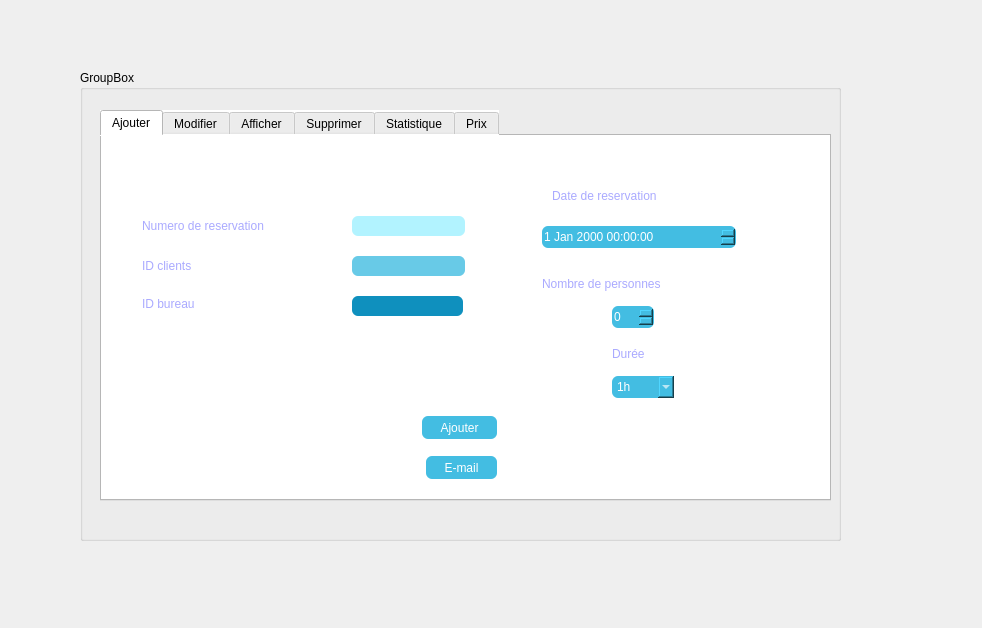
<?xml version="1.0" encoding="UTF-8"?>
<ui version="4.0">
 <class>Resrvation</class>
 <widget class="QDialog" name="Resrvation">
  <property name="geometry">
   <rect>
    <x>0</x>
    <y>0</y>
    <width>982</width>
    <height>628</height>
   </rect>
  </property>
  <property name="windowTitle">
   <string>Dialog</string>
  </property>
  <widget class="QGroupBox" name="groupBox">
   <property name="geometry">
    <rect>
     <x>80</x>
     <y>70</y>
     <width>761</width>
     <height>471</height>
    </rect>
   </property>
   <property name="title">
    <string>GroupBox</string>
   </property>
   <widget class="QTabWidget" name="tabWidget">
    <property name="geometry">
     <rect>
      <x>20</x>
      <y>40</y>
      <width>731</width>
      <height>391</height>
     </rect>
    </property>
    <property name="styleSheet">
     <string notr="true">background-color:rgb(255, 255, 255)</string>
    </property>
    <property name="currentIndex">
     <number>0</number>
    </property>
    <widget class="QWidget" name="tab_2">
     <attribute name="title">
      <string>Ajouter</string>
     </attribute>
     <widget class="QLabel" name="label">
      <property name="geometry">
       <rect>
        <x>40</x>
        <y>120</y>
        <width>121</width>
        <height>20</height>
       </rect>
      </property>
      <property name="styleSheet">
       <string notr="true">color :rgb(170, 170, 255);
font: 14pt &quot;MS Shell Dlg 2&quot;;</string>
      </property>
      <property name="text">
       <string>ID clients</string>
      </property>
     </widget>
     <widget class="QLineEdit" name="lineEdit">
      <property name="geometry">
       <rect>
        <x>250</x>
        <y>120</y>
        <width>113</width>
        <height>20</height>
       </rect>
      </property>
      <property name="styleSheet">
       <string notr="true">background-color:rgb(104, 202, 231);
  border-radius: 6px;
  border: none;
color:rgb(255, 255, 255);</string>
      </property>
     </widget>
     <widget class="QLabel" name="label_3">
      <property name="geometry">
       <rect>
        <x>450</x>
        <y>50</y>
        <width>181</width>
        <height>20</height>
       </rect>
      </property>
      <property name="styleSheet">
       <string notr="true">color :rgb(170, 170, 255);
font: 14pt &quot;MS Shell Dlg 2&quot;;</string>
      </property>
      <property name="text">
       <string>Date de reservation</string>
      </property>
     </widget>
     <widget class="QLabel" name="label_4">
      <property name="geometry">
       <rect>
        <x>40</x>
        <y>160</y>
        <width>111</width>
        <height>16</height>
       </rect>
      </property>
      <property name="styleSheet">
       <string notr="true">color :rgb(170, 170, 255);
font: 14pt &quot;MS Shell Dlg 2&quot;;</string>
      </property>
      <property name="text">
       <string>ID bureau</string>
      </property>
     </widget>
     <widget class="QLabel" name="label_5">
      <property name="geometry">
       <rect>
        <x>440</x>
        <y>140</y>
        <width>201</width>
        <height>16</height>
       </rect>
      </property>
      <property name="styleSheet">
       <string notr="true">color :rgb(170, 170, 255);
font: 14pt &quot;MS Shell Dlg 2&quot;;</string>
      </property>
      <property name="text">
       <string>Nombre de personnes</string>
      </property>
     </widget>
     <widget class="QSpinBox" name="spinBox_2">
      <property name="geometry">
       <rect>
        <x>510</x>
        <y>170</y>
        <width>42</width>
        <height>22</height>
       </rect>
      </property>
      <property name="styleSheet">
       <string notr="true">background-color:rgb(67, 189, 226);
  border-radius: 6px;
  border: none;
color:rgb(255, 255, 255);</string>
      </property>
     </widget>
     <widget class="QLabel" name="label_6">
      <property name="geometry">
       <rect>
        <x>510</x>
        <y>210</y>
        <width>71</width>
        <height>16</height>
       </rect>
      </property>
      <property name="styleSheet">
       <string notr="true">color :rgb(170, 170, 255);
font: 14pt &quot;MS Shell Dlg 2&quot;;</string>
      </property>
      <property name="text">
       <string>Durée</string>
      </property>
     </widget>
     <widget class="QComboBox" name="comboBox">
      <property name="geometry">
       <rect>
        <x>510</x>
        <y>240</y>
        <width>62</width>
        <height>22</height>
       </rect>
      </property>
      <property name="styleSheet">
       <string notr="true">background-color:rgb(67, 189, 226);
  border-radius: 6px;
  border: none;
color:rgb(255, 255, 255);</string>
      </property>
      <item>
       <property name="text">
        <string>1h</string>
       </property>
      </item>
      <item>
       <property name="text">
        <string>2h</string>
       </property>
      </item>
      <item>
       <property name="text">
        <string>4h  </string>
       </property>
      </item>
      <item>
       <property name="text">
        <string>1 jour</string>
       </property>
      </item>
      <item>
       <property name="text">
        <string>1 semaine</string>
       </property>
      </item>
      <item>
       <property name="text">
        <string>1 mois</string>
       </property>
      </item>
     </widget>
     <widget class="QLabel" name="label_29">
      <property name="geometry">
       <rect>
        <x>40</x>
        <y>80</y>
        <width>221</width>
        <height>20</height>
       </rect>
      </property>
      <property name="styleSheet">
       <string notr="true">color :rgb(170, 170, 255);
font: 14pt &quot;MS Shell Dlg 2&quot;;</string>
      </property>
      <property name="text">
       <string>Numero de reservation</string>
      </property>
     </widget>
     <widget class="QLineEdit" name="lineEdit_15">
      <property name="geometry">
       <rect>
        <x>250</x>
        <y>80</y>
        <width>113</width>
        <height>20</height>
       </rect>
      </property>
      <property name="styleSheet">
       <string notr="true">background-color:rgb(178, 243, 255);
  border-radius: 6px;
  border: none;
color:rgb(255, 255, 255);</string>
      </property>
     </widget>
     <widget class="QDateTimeEdit" name="dateTimeEdit">
      <property name="geometry">
       <rect>
        <x>440</x>
        <y>90</y>
        <width>194</width>
        <height>22</height>
       </rect>
      </property>
      <property name="styleSheet">
       <string notr="true">background-color:rgb(67, 189, 226);
  border-radius: 6px;
  border: none;
color:rgb(255, 255, 255);</string>
      </property>
     </widget>
     <widget class="QLineEdit" name="lineEdit_6">
      <property name="geometry">
       <rect>
        <x>250</x>
        <y>160</y>
        <width>111</width>
        <height>20</height>
       </rect>
      </property>
      <property name="styleSheet">
       <string notr="true">background-color:rgb(15, 144, 190);
  border-radius: 6px;
  border: none;
color:rgb(255, 255, 255);</string>
      </property>
     </widget>
     <widget class="QLabel" name="label_2">
      <property name="geometry">
       <rect>
        <x>50</x>
        <y>240</y>
        <width>47</width>
        <height>14</height>
       </rect>
      </property>
      <property name="text">
       <string/>
      </property>
     </widget>
     <widget class="QPushButton" name="pushButton_5">
      <property name="geometry">
       <rect>
        <x>320</x>
        <y>280</y>
        <width>75</width>
        <height>23</height>
       </rect>
      </property>
      <property name="styleSheet">
       <string notr="true">background-color:rgb(67, 189, 226);
  border-radius: 6px;
  border: none;
color:rgb(255, 255, 255);</string>
      </property>
      <property name="text">
       <string>Ajouter</string>
      </property>
     </widget>
     <widget class="QPushButton" name="pushButton_4">
      <property name="geometry">
       <rect>
        <x>324</x>
        <y>320</y>
        <width>71</width>
        <height>23</height>
       </rect>
      </property>
      <property name="styleSheet">
       <string notr="true">background-color:rgb(67, 189, 226);
  border-radius: 6px;
  border: none;
color:rgb(255, 255, 255);</string>
      </property>
      <property name="text">
       <string>E-mail</string>
      </property>
     </widget>
    </widget>
    <widget class="QWidget" name="tab_3">
     <attribute name="title">
      <string>Modifier</string>
     </attribute>
     <widget class="QSpinBox" name="spinBox_3">
      <property name="geometry">
       <rect>
        <x>520</x>
        <y>270</y>
        <width>42</width>
        <height>22</height>
       </rect>
      </property>
     </widget>
     <widget class="QLabel" name="label_9">
      <property name="geometry">
       <rect>
        <x>60</x>
        <y>170</y>
        <width>71</width>
        <height>16</height>
       </rect>
      </property>
      <property name="text">
       <string>ID bureau</string>
      </property>
     </widget>
     <widget class="QLineEdit" name="lineEdit_14">
      <property name="geometry">
       <rect>
        <x>180</x>
        <y>170</y>
        <width>111</width>
        <height>20</height>
       </rect>
      </property>
     </widget>
     <widget class="QLabel" name="label_10">
      <property name="geometry">
       <rect>
        <x>490</x>
        <y>230</y>
        <width>111</width>
        <height>16</height>
       </rect>
      </property>
      <property name="text">
       <string>nombre de personnes</string>
      </property>
     </widget>
     <widget class="QLineEdit" name="lineEdit_2">
      <property name="geometry">
       <rect>
        <x>180</x>
        <y>130</y>
        <width>113</width>
        <height>20</height>
       </rect>
      </property>
     </widget>
     <widget class="QComboBox" name="comboBox_2">
      <property name="geometry">
       <rect>
        <x>510</x>
        <y>180</y>
        <width>62</width>
        <height>22</height>
       </rect>
      </property>
      <item>
       <property name="text">
        <string>1h</string>
       </property>
      </item>
      <item>
       <property name="text">
        <string>2h</string>
       </property>
      </item>
      <item>
       <property name="text">
        <string>4h  </string>
       </property>
      </item>
      <item>
       <property name="text">
        <string>1 jour</string>
       </property>
      </item>
      <item>
       <property name="text">
        <string>1 semaine</string>
       </property>
      </item>
      <item>
       <property name="text">
        <string>1 mois</string>
       </property>
      </item>
     </widget>
     <widget class="QDateTimeEdit" name="dateTimeEdit_2">
      <property name="geometry">
       <rect>
        <x>460</x>
        <y>100</y>
        <width>194</width>
        <height>22</height>
       </rect>
      </property>
     </widget>
     <widget class="QLabel" name="label_30">
      <property name="geometry">
       <rect>
        <x>50</x>
        <y>60</y>
        <width>121</width>
        <height>16</height>
       </rect>
      </property>
      <property name="text">
       <string>Numero de reservation</string>
      </property>
     </widget>
     <widget class="QLineEdit" name="lineEdit_17">
      <property name="geometry">
       <rect>
        <x>180</x>
        <y>60</y>
        <width>113</width>
        <height>20</height>
       </rect>
      </property>
     </widget>
     <widget class="QLabel" name="label_11">
      <property name="geometry">
       <rect>
        <x>500</x>
        <y>60</y>
        <width>101</width>
        <height>20</height>
       </rect>
      </property>
      <property name="text">
       <string>date de reservation</string>
      </property>
     </widget>
     <widget class="QLabel" name="label_12">
      <property name="geometry">
       <rect>
        <x>60</x>
        <y>130</y>
        <width>71</width>
        <height>20</height>
       </rect>
      </property>
      <property name="text">
       <string>ID clients</string>
      </property>
     </widget>
     <widget class="QLabel" name="label_13">
      <property name="geometry">
       <rect>
        <x>520</x>
        <y>150</y>
        <width>51</width>
        <height>16</height>
       </rect>
      </property>
      <property name="text">
       <string>durée</string>
      </property>
     </widget>
     <widget class="QPushButton" name="pushButton_3">
      <property name="geometry">
       <rect>
        <x>320</x>
        <y>290</y>
        <width>75</width>
        <height>23</height>
       </rect>
      </property>
      <property name="text">
       <string>Modifier</string>
      </property>
     </widget>
    </widget>
    <widget class="QWidget" name="tab">
     <attribute name="title">
      <string>Afficher</string>
     </attribute>
     <widget class="QListView" name="listView_3">
      <property name="geometry">
       <rect>
        <x>170</x>
        <y>110</y>
        <width>371</width>
        <height>231</height>
       </rect>
      </property>
     </widget>
     <widget class="QComboBox" name="comboBox_13">
      <property name="geometry">
       <rect>
        <x>260</x>
        <y>60</y>
        <width>62</width>
        <height>22</height>
       </rect>
      </property>
      <item>
       <property name="text">
        <string>Date</string>
       </property>
      </item>
      <item>
       <property name="text">
        <string>nombre de personnes </string>
       </property>
      </item>
      <item>
       <property name="text">
        <string>Nom</string>
       </property>
      </item>
     </widget>
     <widget class="QLabel" name="label_65">
      <property name="geometry">
       <rect>
        <x>170</x>
        <y>60</y>
        <width>101</width>
        <height>16</height>
       </rect>
      </property>
      <property name="text">
       <string>Trier par : </string>
      </property>
     </widget>
     <widget class="QComboBox" name="comboBox_14">
      <property name="geometry">
       <rect>
        <x>470</x>
        <y>60</y>
        <width>62</width>
        <height>22</height>
       </rect>
      </property>
      <item>
       <property name="text">
        <string>Date</string>
       </property>
      </item>
      <item>
       <property name="text">
        <string>nombre de personnes </string>
       </property>
      </item>
      <item>
       <property name="text">
        <string>Nom</string>
       </property>
      </item>
     </widget>
     <widget class="QLabel" name="label_66">
      <property name="geometry">
       <rect>
        <x>380</x>
        <y>60</y>
        <width>101</width>
        <height>16</height>
       </rect>
      </property>
      <property name="text">
       <string>Chercher par :</string>
      </property>
     </widget>
    </widget>
    <widget class="QWidget" name="tab_4">
     <attribute name="title">
      <string>Supprimer</string>
     </attribute>
     <widget class="QLabel" name="label_16">
      <property name="geometry">
       <rect>
        <x>100</x>
        <y>80</y>
        <width>47</width>
        <height>14</height>
       </rect>
      </property>
      <property name="text">
       <string/>
      </property>
     </widget>
     <widget class="QLabel" name="label_17">
      <property name="geometry">
       <rect>
        <x>160</x>
        <y>100</y>
        <width>231</width>
        <height>16</height>
       </rect>
      </property>
      <property name="text">
       <string>Donner le numero de reservaton a supprimer</string>
      </property>
     </widget>
     <widget class="QPushButton" name="pushButton">
      <property name="geometry">
       <rect>
        <x>240</x>
        <y>170</y>
        <width>75</width>
        <height>23</height>
       </rect>
      </property>
      <property name="text">
       <string>confirmer</string>
      </property>
     </widget>
     <widget class="QPushButton" name="pushButton_2">
      <property name="geometry">
       <rect>
        <x>360</x>
        <y>170</y>
        <width>75</width>
        <height>23</height>
       </rect>
      </property>
      <property name="text">
       <string>Annuler</string>
      </property>
     </widget>
     <widget class="QComboBox" name="comboBox_6">
      <property name="geometry">
       <rect>
        <x>390</x>
        <y>100</y>
        <width>62</width>
        <height>22</height>
       </rect>
      </property>
     </widget>
    </widget>
    <widget class="QWidget" name="tab_9">
     <attribute name="title">
      <string>Statistique</string>
     </attribute>
     <widget class="QGraphicsView" name="graphicsView">
      <property name="geometry">
       <rect>
        <x>230</x>
        <y>80</y>
        <width>256</width>
        <height>192</height>
       </rect>
      </property>
     </widget>
    </widget>
    <widget class="QWidget" name="tab_5">
     <attribute name="title">
      <string>Prix</string>
     </attribute>
     <widget class="QGraphicsView" name="graphicsView_2">
      <property name="geometry">
       <rect>
        <x>250</x>
        <y>90</y>
        <width>256</width>
        <height>192</height>
       </rect>
      </property>
     </widget>
    </widget>
   </widget>
  </widget>
 </widget>
 <resources/>
 <connections/>
</ui>
